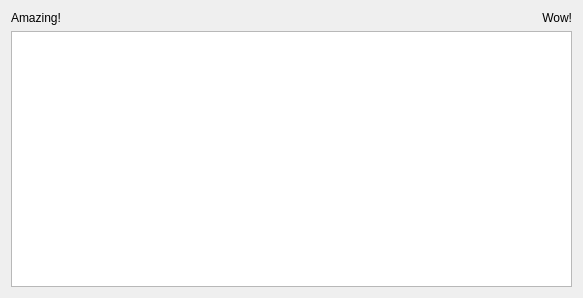
<?xml version="1.0" encoding="UTF-8"?>
<ui version="4.0">
 <class>Form</class>
 <widget class="QWidget" name="Form">
  <property name="geometry">
   <rect>
    <x>0</x>
    <y>0</y>
    <width>583</width>
    <height>298</height>
   </rect>
  </property>
  <property name="windowTitle">
   <string>Form</string>
  </property>
  <layout class="QVBoxLayout" name="verticalLayout">
   <item>
    <layout class="QHBoxLayout" name="horizontalLayout">
     <item>
      <widget class="QLabel" name="label_2">
       <property name="text">
        <string>Amazing!</string>
       </property>
      </widget>
     </item>
     <item>
      <widget class="QLabel" name="label">
       <property name="text">
        <string>Wow!</string>
       </property>
       <property name="alignment">
        <set>Qt::AlignRight|Qt::AlignTrailing|Qt::AlignVCenter</set>
       </property>
      </widget>
     </item>
    </layout>
   </item>
   <item>
    <widget class="PyDMWaveformPlot" name="PyDMWaveformPlot">
     <property name="toolTip">
      <string/>
     </property>
     <property name="whatsThis">
      <string/>
     </property>
     <property name="title" stdset="0">
      <string>Waveform</string>
     </property>
     <property name="yChannel">
      <string>ca://MTEST:Waveform</string>
     </property>
     <property name="xChannel">
      <string>ca://MTEST:TimeBase</string>
     </property>
    </widget>
   </item>
  </layout>
 </widget>
 <customwidgets>
  <customwidget>
   <class>PyDMWaveformPlot</class>
   <extends>QGraphicsView</extends>
   <header>pydm.widgets.waveformplot</header>
  </customwidget>
 </customwidgets>
 <resources/>
 <connections/>
</ui>
